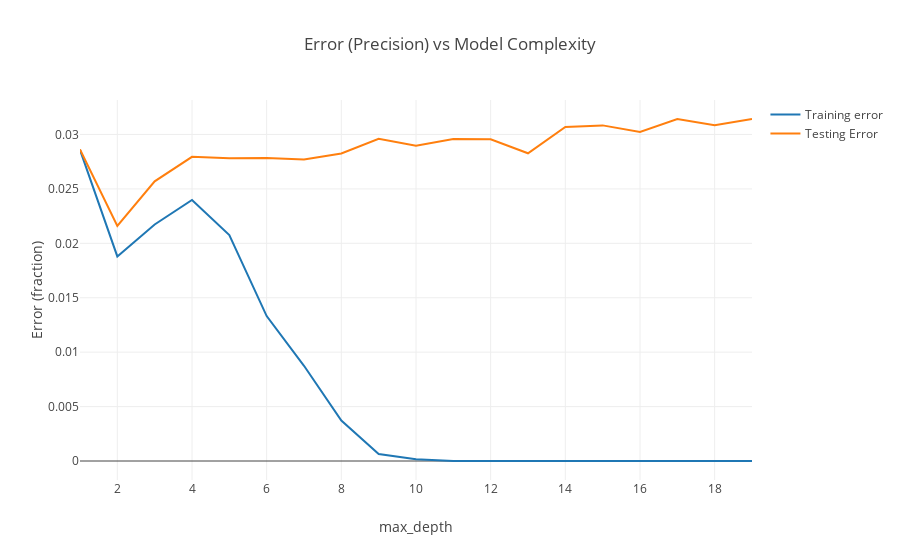
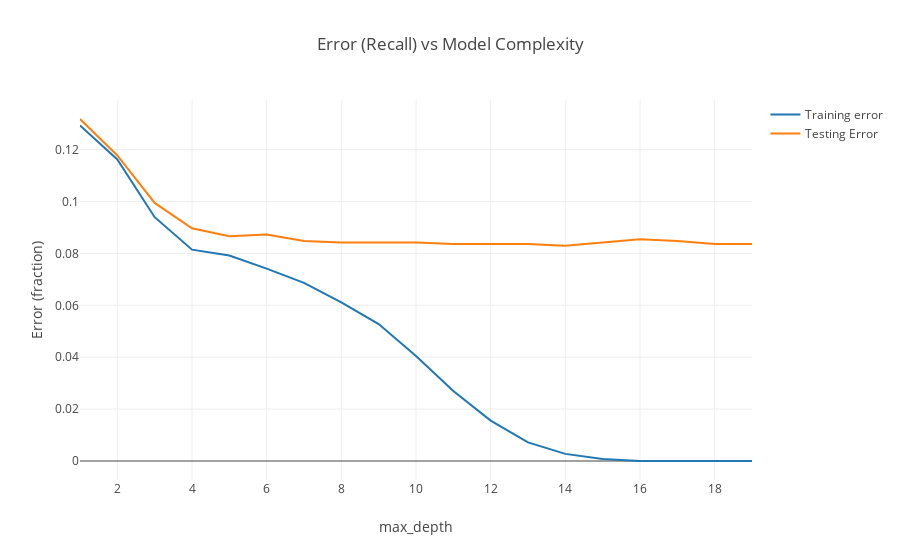
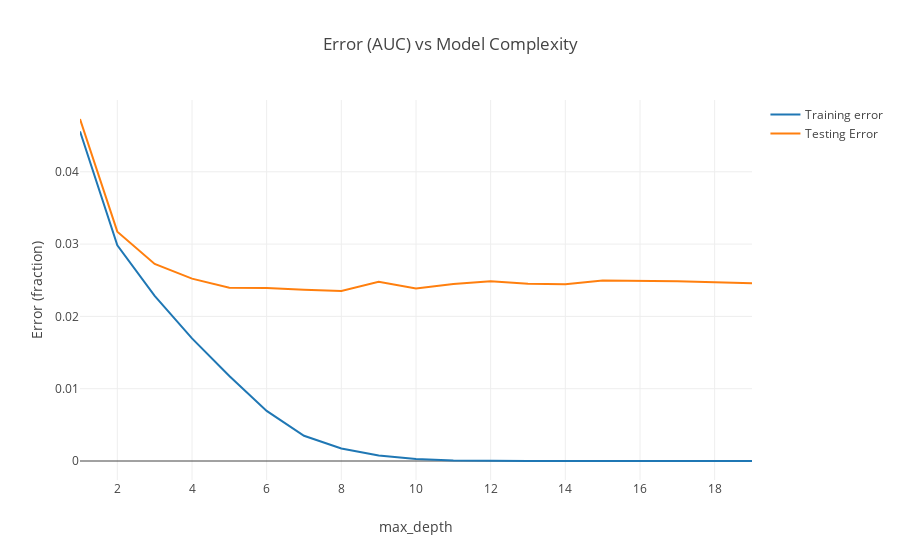

These figures' notebook cell, in order:
### Markdown cell above
# Plotting results

Lets look at the error measures:
1.  train/test Error using precision: remember that **precision** = TP/(TP+FP) = "Total actual positive found as positive" / "Total our model identified as positive".   It is the fraction of identified postives that are truly positive.   **(1-precision)** is then the **error** - the fraction of our identified postives that are incorrect.
2.  train/test Error using recall: remember that **recall** = TP/(TP+FN) = "Total actual positive found as positive" / "Total actual positive".   It is the fraction of actual positives that our model managed to identify.   **(1-recall)** is then the **error** - the fraction of actual postives that we failed to identify.
3.  train/test Error using AUC: remember that AUC measures the probability that a randomly chosen positive example is properly ranked above a randomly chosen negative example.   **(1-AUC)** is then the probability that we will fail to do this.

### Code cell
import plotly.plotly as py
import numpy as np
from plotly.offline import iplot
import plotly.graph_objs as go

# Create a trace
trace1 = go.Scatter(
    x = dfError['max_depth'],
    y = dfError['trainError_pre'],
    mode = 'lines',
    name = "Training error"
)
# Create a trace
trace2 = go.Scatter(
    x = dfError['max_depth'],
    y = dfError['testError_pre'],
    mode = 'lines',
    name = "Testing Error"
)

layout = dict(
    title='Error (Precision) vs Model Complexity',
    xaxis=dict(title='max_depth'),
    yaxis=dict(title='Error (fraction)')
)

data = [trace1, trace2]
iplot(dict(data=data,layout=layout),validate=False)

# Create a trace
trace1 = go.Scatter(
    x = dfError['max_depth'],
    y = dfError['trainError_rec'],
    mode = 'lines',
    name = "Training error"
)
# Create a trace
trace2 = go.Scatter(
    x = dfError['max_depth'],
    y = dfError['testError_rec'],
    mode = 'lines',
    name = "Testing Error"
)

layout = dict(
    title='Error (Recall) vs Model Complexity',
    xaxis=dict(title='max_depth'),
    yaxis=dict(title='Error (fraction)')
)

data = [trace1, trace2]
iplot(dict(data=data,layout=layout),validate=False)
# Create a trace
trace1 = go.Scatter(
    x = dfError['max_depth'],
    y = dfError['trainError_auc'],
    mode = 'lines',
    name = "Training error"
)
# Create a trace
trace2 = go.Scatter(
    x = dfError['max_depth'],
    y = dfError['testError_auc'],
    mode = 'lines',
    name = "Testing Error"
)

layout = dict(
    title='Error (AUC) vs Model Complexity',
    xaxis=dict(title='max_depth'),
    yaxis=dict(title='Error (fraction)')
)

data = [trace1, trace2]
iplot(dict(data=data,layout=layout),validate=False)

### Figure 1 — Plotly figure (JSON) as saved in the notebook; plotly's stock layout.template omitted (floating-point values rounded to 4 significant figures)
{"data": [{"mode": "lines", "name": "Training error", "type": "scatter", "x": [1, 2, 3, 4, 5, 6, 7, 8, 9, 10, 11, 12, 13, 14, 15, 16, 17, 18, 19], "y": [0.02858, 0.01879, 0.02173, 0.02398, 0.02076, 0.01331, 0.008747, 0.003714, 0.0006422, 0.0001592, 0, 0, 0, 0, 0, 0, 0, 0, 0]}, {"mode": "lines", "name": "Testing Error", "type": "scatter", "x": [1, 2, 3, 4, 5, 6, 7, 8, 9, 10, 11, 12, 13, 14, 15, 16, 17, 18, 19], "y": [0.02863, 0.02159, 0.02569, 0.02795, 0.02782, 0.02784, 0.02771, 0.02826, 0.02961, 0.02897, 0.02959, 0.02956, 0.02827, 0.0307, 0.03084, 0.03023, 0.03142, 0.03084, 0.03142]}], "layout": {"title": "Error (Precision) vs Model Complexity", "xaxis": {"title": "max_depth"}, "yaxis": {"title": "Error (fraction)"}}}

### Figure 2 — Plotly figure (JSON) as saved in the notebook; plotly's stock layout.template omitted (floating-point values rounded to 4 significant figures)
{"data": [{"mode": "lines", "name": "Training error", "type": "scatter", "x": [1, 2, 3, 4, 5, 6, 7, 8, 9, 10, 11, 12, 13, 14, 15, 16, 17, 18, 19], "y": [0.1293, 0.1162, 0.09396, 0.08145, 0.07916, 0.07413, 0.06864, 0.06117, 0.05278, 0.04042, 0.027, 0.01556, 0.007169, 0.002746, 0.0007625, 0, 0, 0, 0]}, {"mode": "lines", "name": "Testing Error", "type": "scatter", "x": [1, 2, 3, 4, 5, 6, 7, 8, 9, 10, 11, 12, 13, 14, 15, 16, 17, 18, 19], "y": [0.1318, 0.1178, 0.09946, 0.0897, 0.08665, 0.08726, 0.08482, 0.08421, 0.08421, 0.08421, 0.0836, 0.0836, 0.0836, 0.08299, 0.08421, 0.08543, 0.08482, 0.0836, 0.0836]}], "layout": {"title": "Error (Recall) vs Model Complexity", "xaxis": {"title": "max_depth"}, "yaxis": {"title": "Error (fraction)"}}}

### Figure 3 — Plotly figure (JSON) as saved in the notebook; plotly's stock layout.template omitted (floating-point values rounded to 4 significant figures)
{"data": [{"mode": "lines", "name": "Training error", "type": "scatter", "x": [1, 2, 3, 4, 5, 6, 7, 8, 9, 10, 11, 12, 13, 14, 15, 16, 17, 18, 19], "y": [0.04559, 0.02983, 0.02283, 0.01695, 0.01176, 0.00693, 0.003487, 0.001739, 0.0007583, 0.0002882, 7.166e-05, 1.175e-05, 1.047e-06, 0, 0, 0, 0, 0, 0]}, {"mode": "lines", "name": "Testing Error", "type": "scatter", "x": [1, 2, 3, 4, 5, 6, 7, 8, 9, 10, 11, 12, 13, 14, 15, 16, 17, 18, 19], "y": [0.0473, 0.03172, 0.02725, 0.02523, 0.02398, 0.02394, 0.0237, 0.02353, 0.0248, 0.02388, 0.02449, 0.02487, 0.02451, 0.02445, 0.02496, 0.02496, 0.02488, 0.02471, 0.02458]}], "layout": {"title": "Error (AUC) vs Model Complexity", "xaxis": {"title": "max_depth"}, "yaxis": {"title": "Error (fraction)"}}}
